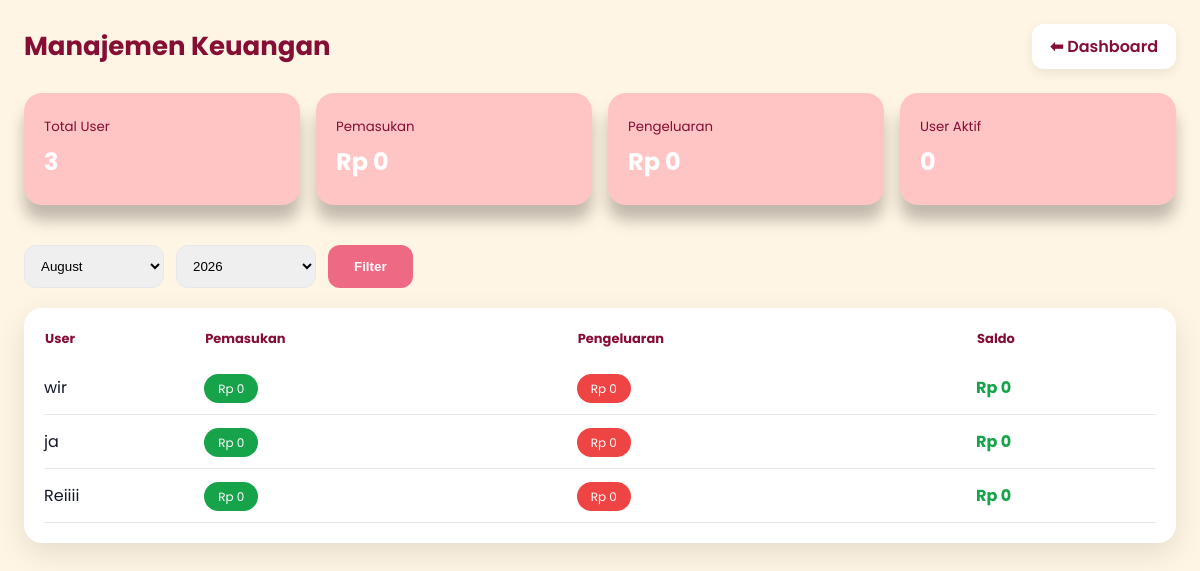
/admin/php/keuangan.php (signed in), run on the app's committed database.
### tables this page shows
CREATE TABLE `users` (
  `id_user` int NOT NULL,
  `nama` varchar(100) NOT NULL,
  `email` varchar(100) NOT NULL,
  `password` varchar(255) NOT NULL,
  `created_at` timestamp NULL DEFAULT CURRENT_TIMESTAMP,
  `role` enum('admin','user') DEFAULT 'user'
);

### admin/php/keuangan.php (the view, shortened to what this page needs)
<?php
require '../../function.php';
$bulan = $_GET['bulan'] ?? date('m');
$tahun = $_GET['tahun'] ?? date('Y');
$total_user = mysqli_fetch_assoc(mysqli_query($db,
    "SELECT COUNT(*) total FROM users"
))['total'] ?? 0;
$total_masuk = mysqli_fetch_assoc(mysqli_query($db,
    "SELECT SUM(nominal) total FROM transaksi
     WHERE jenis='Pemasukan' AND MONTH(tanggal)='$bulan' AND YEAR(tanggal)='$tahun'"
))['total'] ?? 0;
$total_keluar = mysqli_fetch_assoc(mysqli_query($db,
    "SELECT SUM(nominal) total FROM transaksi
     WHERE jenis='Pengeluaran' AND MONTH(tanggal)='$bulan' AND YEAR(tanggal)='$tahun'"
))['total'] ?? 0;
$user_aktif = mysqli_fetch_assoc(mysqli_query($db,
    "SELECT COUNT(DISTINCT id_user) total FROM transaksi"
))['total'] ?? 0;
$qUser = mysqli_query($db,"
SELECT u.id_user,u.nama,
SUM(CASE WHEN t.jenis='Pemasukan' THEN t.nominal ELSE 0 END) pemasukan,
SUM(CASE WHEN t.jenis='Pengeluaran' THEN t.nominal ELSE 0 END) pengeluaran
FROM users u
LEFT JOIN transaksi t
ON u.id_user=t.id_user
AND MONTH(t.tanggal)='$bulan'
AND YEAR(t.tanggal)='$tahun'
GROUP BY u.id_user
");
?>
<!DOCTYPE html>
<html lang="id">
<head>
<link rel="stylesheet" href="../css/keuangan.css">
<link href="https://unpkg.com/aos@2.3.4/dist/aos.css" rel="stylesheet">
</head>
<body>
<div class="container">
<div class="header" data-aos="fade-down">
    <h1>Manajemen Keuangan</h1>
    <a class="back" href="dashboard.php">⬅ Dashboard</a>
</div>
<div class="stats">
    <div class="stat" data-aos="zoom-in">
        <small>Total User</small>
        <h2><?= $total_user ?></h2>
    </div>
    <div class="stat" data-aos="zoom-in" data-aos-delay="100">
        <small>Pemasukan</small>
        <h2>Rp <?= number_format($total_masuk,0,',','.') ?></h2>
    </div>
    <div class="stat" data-aos="zoom-in" data-aos-delay="200">
        <small>Pengeluaran</small>
        <h2>Rp <?= number_format($total_keluar,0,',','.') ?></h2>
    </div>
    <div class="stat" data-aos="zoom-in" data-aos-delay="300">
        <small>User Aktif</small>
        <h2><?= $user_aktif ?></h2>
    </div>
</div>
<form class="filter" data-aos="fade-up">
    <select name="bulan">
        <?php for($i=1;$i<=12;$i++): ?>
        <option value="<?= $i ?>" <?= $bulan==$i?'selected':'' ?>>
            <?= date('F', mktime(0,0,0,$i,1)) ?>
        </option>
        <?php endfor; ?>
    </select>
    <select name="tahun">
        <?php for($t=date('Y')-3;$t<=date('Y');$t++): ?>
        <option <?= $tahun==$t?'selected':'' ?>><?= $t ?></option>
        <?php endfor; ?>
    </select>
    <button>Filter</button>
</form>
<div class="table-box" data-aos="fade-up">
<table>
<thead>
<tr>
<th>User</th>
<th>Pemasukan</th>
<th>Pengeluaran</th>
<th>Saldo</th>
</tr>
</thead>
<tbody>
<?php while($u=mysqli_fetch_assoc($qUser)):
$saldo = $u['pemasukan'] - $u['pengeluaran'];
?>
<tr>
<td><?= htmlspecialchars($u['nama']) ?></td>
<td><span class="badge in">Rp <?= number_format($u['pemasukan'],0,',','.') ?></span></td>
<td><span class="badge out">Rp <?= number_format($u['pengeluaran'],0,',','.') ?></span></td>
<td class="total" style="color:<?= $saldo<0?'#EF4444':'#16A34A' ?>">
    Rp <?= number_format($saldo,0,',','.') ?>
</td>
</tr>
<?php endwhile; ?>
</tbody>
</table>
</div>
</div>
</body>
</html>

### admin/css/keuangan.css (style rules this page uses)
:root { --primary:#EE6983; --bg:#FFF5E4; --card:#ffffff; --danger:#EF4444; --gray:#850E35; --green:#16A34A; }
* { box-sizing:border-box }
body { margin:0; font-family:'poppins',sans-serif; background:var(--bg); color:#111827; }
.container { max-width:1200px; margin:auto; padding:24px; }
.header { display:flex; justify-content:space-between; align-items:center; flex-wrap:wrap; gap:12px; margin-bottom:24px }
.header h1 { margin:0; color:var(--gray); font-size:26px }
.back { background:#fff; padding:10px 18px; border-radius:12px; text-decoration:none; color:var(--gray); font-weight:600; box-shadow:0 4px 12px rgba(0,0,0,.08) }
.stats { display:grid; grid-template-columns:repeat(auto-fit,minmax(200px,1fr)); gap:16px; margin-bottom:24px }
.stat { padding:20px; border-radius:18px; background:#FFC4C4; box-shadow:0 15px 15px rgba(0,0,0,.25); }
.stat small { color:var(--gray) }
.stat h2 { margin:6px 0;color:#fff }
.filter { display:flex; flex-wrap:wrap; gap:12px; margin-bottom:20px; margin-top:40px }
.filter select { padding:12px; border-radius:12px; border:1px solid #E5E7EB; min-width:140px }
.filter button { background:var(--primary); color:white; border:none; padding:12px 26px; border-radius:12px; font-weight:600 }
.table-box { background:var(--card); padding:20px; border-radius:18px; box-shadow:0 10px 30px rgba(0,0,0,.1); overflow-x:auto; }
table { width:100%; border-collapse:collapse; min-width:750px }
th { text-align:left; font-size:13px; color:var(--gray); padding-bottom:12px }
td { padding:14px 0; border-bottom:1px solid #E5E7EB }
.badge { padding:6px 14px; border-radius:999px; font-size:12px; color:white }
.in { background:var(--green) }
.out { background:var(--danger) }
.total { font-weight:700 }

### data on the page
users: nama "wir", pemasukan "0", pengeluaran "0", saldo "0"
users: nama "ja", pemasukan "0", pengeluaran "0", saldo "0"
users: nama "Reiiii", pemasukan "0", pengeluaran "0", saldo "0"

### other printed values
$total_user "3"
$total_masuk "0"
$total_keluar "0"
$user_aktif "0"
form field bulan "August"
form field tahun "2026"
